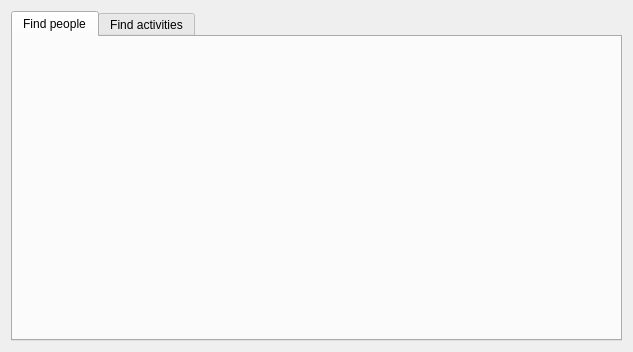
<?xml version="1.0" encoding="UTF-8"?>
<ui version="4.0">
 <class>Form</class>
 <widget class="QWidget" name="Form">
  <property name="geometry">
   <rect>
    <x>0</x>
    <y>0</y>
    <width>633</width>
    <height>352</height>
   </rect>
  </property>
  <property name="windowTitle">
   <string>Form</string>
  </property>
  <layout class="QVBoxLayout" name="verticalLayout_2">
   <item>
    <widget class="QTabWidget" name="tabWidget">
     <property name="currentIndex">
      <number>0</number>
     </property>
     <widget class="QWidget" name="tab">
      <attribute name="title">
       <string>Find people</string>
      </attribute>
      <layout class="QGridLayout" name="gridLayout">
       <property name="horizontalSpacing">
        <number>1</number>
       </property>
       <property name="margin">
        <number>1</number>
       </property>
       <item row="0" column="0">
        <widget class="PeopleWidget" name="peopleWidget" native="true"/>
       </item>
      </layout>
     </widget>
     <widget class="QWidget" name="tab_2">
      <attribute name="title">
       <string>Find activities</string>
      </attribute>
      <layout class="QGridLayout" name="gridLayout_2">
       <property name="margin">
        <number>1</number>
       </property>
       <property name="spacing">
        <number>1</number>
       </property>
       <item row="0" column="0">
        <widget class="ActivitiesWidget" name="activitiesWidget" native="true"/>
       </item>
      </layout>
     </widget>
    </widget>
   </item>
  </layout>
 </widget>
 <customwidgets>
  <customwidget>
   <class>PeopleWidget</class>
   <extends>QWidget</extends>
   <header>PeopleWidget.h</header>
   <container>1</container>
  </customwidget>
  <customwidget>
   <class>ActivitiesWidget</class>
   <extends>QWidget</extends>
   <header>ActivitiesWidget.h</header>
   <container>1</container>
  </customwidget>
 </customwidgets>
 <resources/>
 <connections/>
</ui>
